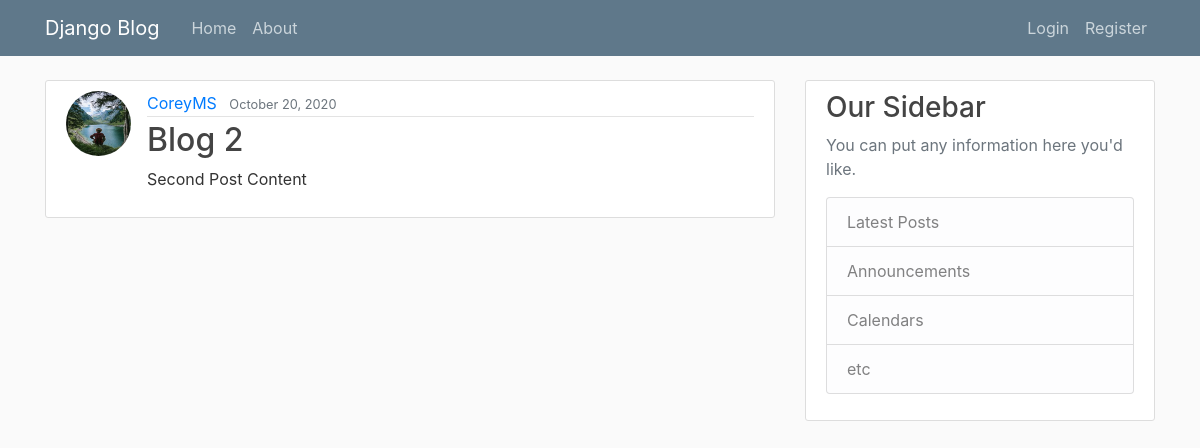
Before: /post/4 with the older database file.
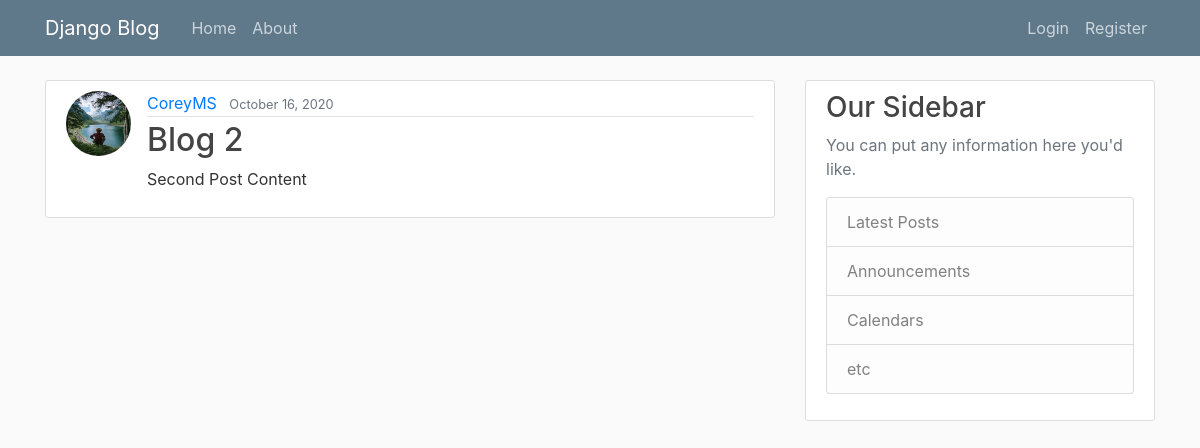
After: the same page with the newer database file.
### blog/models.py (models this page shows, shortened)
class Post(models.Model):
    title = models.CharField(max_length=100)
    content = models.TextField()
    date_posted = models.DateField(default=timezone.now)
    author = models.ForeignKey(User, on_delete=models.CASCADE)

### users/models.py (models this page shows, shortened)
class Profile(models.Model):
    user = models.OneToOneField(User, on_delete=models.CASCADE)
    image = models.ImageField(default='default.jpeg', upload_to='profile_pics')

### blog/views.py (the view)
# urls.py: path('post/<int:pk>', PostDetailView.as_view(), name="post-detail"),
class PostDetailView(DetailView):
    model = Post

### templates/blog/post_detail.html (shortened to what this page needs)
{% extends "blog/base.html" %}
{% block content %}
    <article class="media content-section">
        <img class = "rounded-circle article-img" src="{{ object.author.profile.image.url }}">
    <div class="media-body">
        <div class="article-metadata">
            <a class="mr-2" href="#">{{ object.author }}</a>
                <small class="text-muted">{{ object.date_posted|date:"F d, Y" }}</small><br>
        </div>
            <h2 class="article-title">{{ object.title }} </h2>
            <p class="article-content">{{ object.content }}</p>
        </div>
    </article>
{% endblock content %}

Changed rows visible on the page:
changed Post "Blog 2": date_posted "October 20, 2020" → "October 16, 2020"
